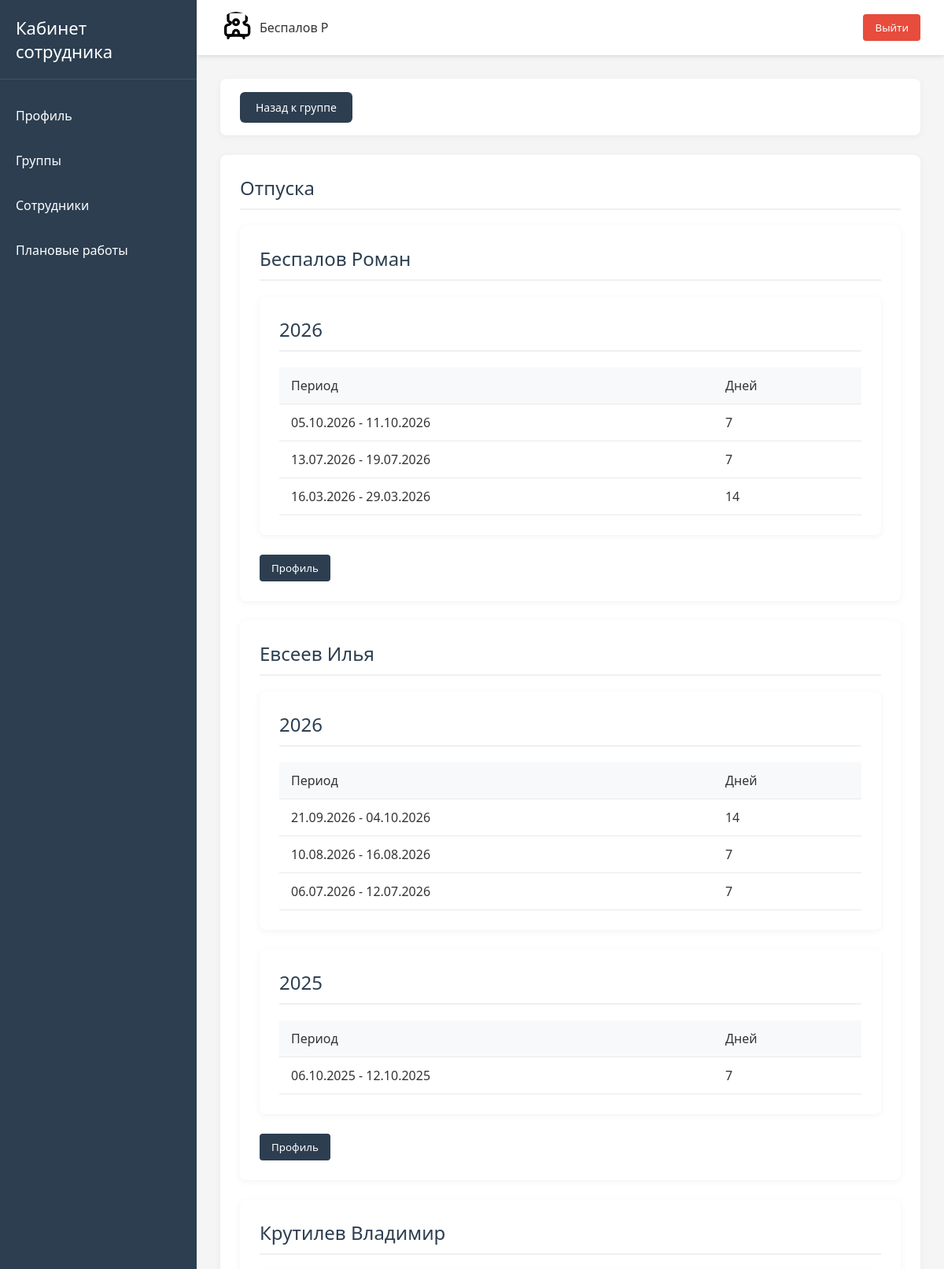
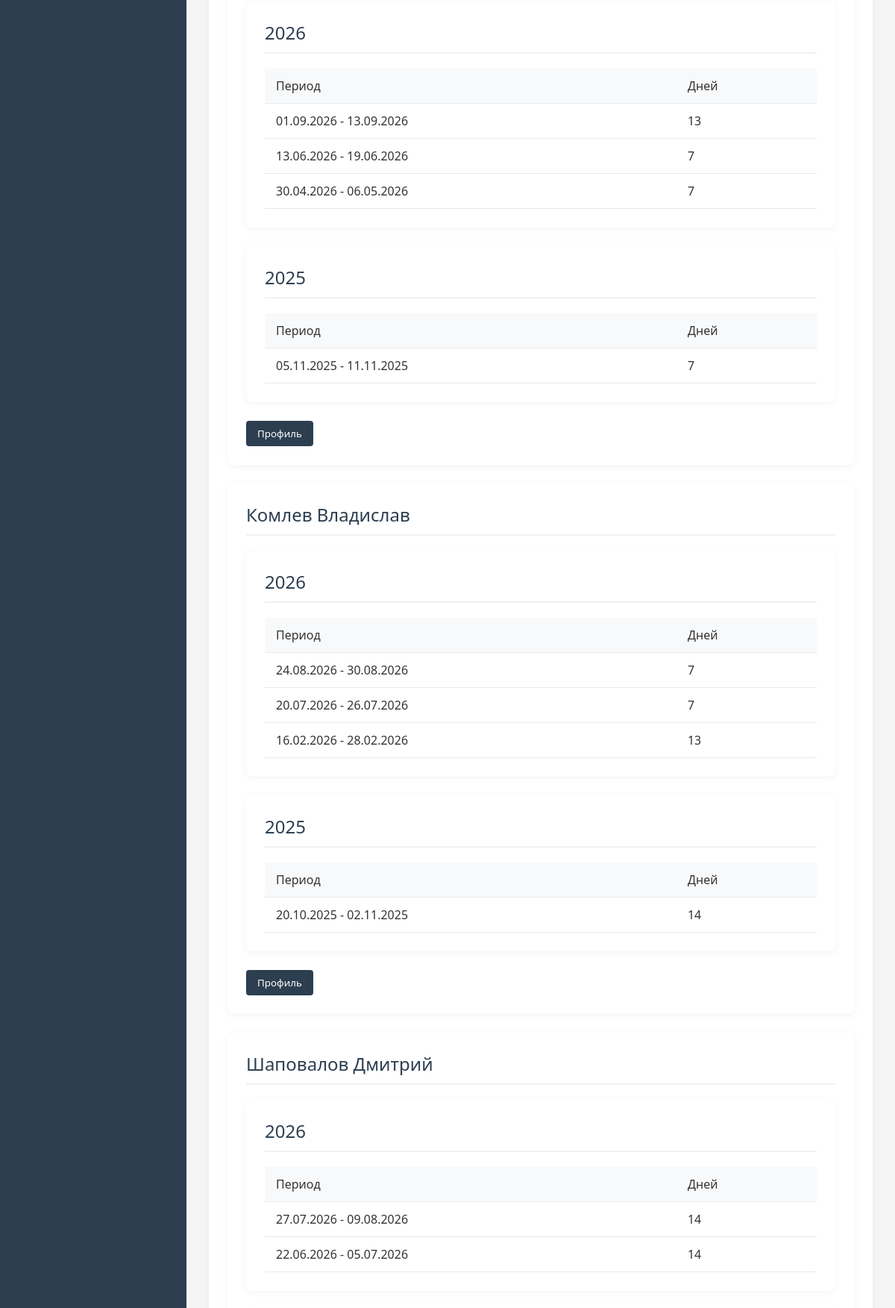
The page /lk/holidays/group/1/ (signed in, upper part) on the database its author committed (2 pictures, top to bottom).
### users/models.py (models this page shows, shortened)
class User(AbstractUser):
    email = models.EmailField("Email", unique=True)
    job_title = models.CharField("Должность", max_length=100)
    personnel_number = models.CharField(
        "Табельный номер",
        max_length=20,
        unique=True
    )
    group_job = models.ManyToManyField(
        "GroupJob",
        verbose_name="Группа сотрудника",
        related_name="users"
    )
    is_main = models.BooleanField("Босс этой качалки", default=False)
    USERNAME_FIELD = "username"
    REQUIRED_FIELDS = []
    objects = CustomUserManager()
    def __str__(self):
        return f"{self.last_name} {self.first_name}"

### lk/models.py (models this page shows, shortened)
class Holiday(models.Model):
    employee = models.ForeignKey(
        User,
        on_delete=models.SET_NULL,
        null=True,
        verbose_name="Сотрудник",
        related_name="holidays"
    )
    date = models.DateField(
        "Дата",
        null=True,
        blank=True
    )
    type = models.CharField(
        "Тип отпуска",
        max_length=50,
        choices=CHOICES_TYPE_HOLIDAY,
        null=True,
        blank=True
    )
    status = models.CharField(
        "Статус",
        max_length=15,
        choices=CHOICES_STATUS_HOLIDAY,
        null=True,
        blank=True
    )
    updated_at = models.DateTimeField("Дата обновления", auto_now_add=True)
    class Meta:
        verbose_name = "Отпуск"
        verbose_name_plural = "Отпуска"
        ordering = ("date",)
        constraints = [
            models.UniqueConstraint(
                fields=["date", "employee"],
                name='unique_holidays'
            )
        ]

### lk/views.py (the view)
@login_required
def holidays_employees_in_group(request, id):
    employees = User.objects.filter(group_job=id)
    result = []
    for employee in employees:
        result.append(
            {
                "employee": employee,
                "holidays": get_holidays_first_and_last_date(
                    employee, all=True
                )
            }
        )
    return render(
        request,
        "groups/groups_holidays.html",
        context={"holidays": result}
    )

### templates/groups/groups_holidays.html
{% extends "base.html" %}
{% load static %}
{% block content %}
<div class="section">
    <a href="{% url 'users:groups_detail' request.resolver_match.kwargs.id %}" class="compact-btn">Назад к группе</a>
</div>
<div class="section">
    <h2 >Отпуска</h2>
    {% regroup holidays by employee as employee_list %}
    {% for holiday in employee_list %}
    <div class="section">
        <h2>{{ holiday.grouper }}</h2>
            {% for period in holiday.list %}
            {% regroup period.holidays by year as year_list %}
            {% for dates in year_list %}
            <div class="section">
                <h2>{{ dates.grouper }}</h2>
                <table class="schedule-table">
                    <thead>
                        <tr>
                            <th>Период</th>
                            <th>Дней</th>
                        </tr>
                    </thead>
                    <tbody>
                        {% for date in dates.list %}
                        <tr>
                            <td>{{ date.first_day|date:"d.m.Y" }} - {{ date.last_day|date:"d.m.Y" }}</td>
                            <td>{{ date.count }}</td>
                        </tr>
                        {% endfor %}
                    </tbody>
                </table>
            </div>
            {% endfor %}
        <div class="employee-actions">
            <a href="{% url 'users:profile' period.employee.username %}">
                <button class="profile-btn">Профиль</button>
            </a>
        </div>
        {% endfor %}
    </div>
    {% endfor %}
</div>
{% endblock %}

### templates/header.html (shortened to what this page needs)
<header class="header">
    <div class="user-info">
        <img alt="User">
        <span>{{ user.last_name }} {{ user.first_name|slice:":1" }}</span>
    </div>
    <form action="{% url 'users:logout' %}" method="post" class="logout-form">
        <button class="logout-btn">Выйти</button>
    </form>
</header>

### static/css/main.css (style rules this page uses)
* { margin: 0; padding: 0; box-sizing: border-box; font-family: 'Segoe UI', Tahoma, Geneva, Verdana, sans-serif; }
body { display: flex; min-height: 100vh; background-color: #f5f5f5; color: #333; }
table { width: 100%; border-collapse: collapse; margin-top: 10px; }
table th, table td { padding: 12px 15px; text-align: left; border-bottom: 1px solid #eaeaea; }
table th { background-color: #f8f9fa; font-weight: 500; }
.section { background-color: white; border-radius: 8px; padding: 20px; margin-bottom: 20px; box-shadow: 0 2px 10px rgba(0, 0, 0, 0.05); }
.section h2 { margin-bottom: 15px; color: #2c3e50; font-weight: 500; }

### static/css/header.css (style rules this page uses)
.header { background-color: white; padding: 15px 30px; display: flex; justify-content: space-between; align-items: center; box-shadow: 0 2px 5px rgba(0, 0, 0, 0.1); }
.user-info { display: flex; align-items: center; }
.user-info img { width: 40px; height: 40px; border-radius: 50%; margin-right: 10px; object-fit: cover; }
.logout-btn { background-color: #e74c3c; color: white; border: none; padding: 8px 15px; border-radius: 4px; cursor: pointer; transition: background-color 0.3s; }

### static/css/groups_detail.css (style rules this page uses)
.employee-actions { margin-left: auto; }
.profile-btn { background-color: #2c3e50; color: white; border: none; padding: 8px 15px; border-radius: 4px; cursor: pointer; transition: background-color 0.3s; }

### static/css/profile.css (style rules this page uses)
.section { background-color: white; border-radius: 8px; padding: 25px; margin-bottom: 25px; box-shadow: 0 2px 10px rgba(0, 0, 0, 0.05); }
.section h2 { margin-bottom: 20px; color: #2c3e50; font-weight: 500; padding-bottom: 10px; border-bottom: 2px solid #f0f0f0; }
.schedule-table { width: 100%; border-collapse: collapse; margin-top: 10px; }
.schedule-table th, .schedule-table td { padding: 12px 15px; text-align: left; border-bottom: 1px solid #eaeaea; }
.schedule-table th { background-color: #f8f9fa; font-weight: 500; }
.compact-btn { padding: 10px 20px; background-color: #2c3e50; color: white; border: none; border-radius: 6px; font-size: 14px; font-weight: 500; cursor: pointer; transition: all 0.3s ease; font-family: inherit; text-decoration: none; white-space: nowrap; }

### rows shown on the page
User: last_name "Беспалов", first_name "Р", grouper "Беспалов Роман", grouper "2026", count "7" "7" "14"
Holiday: first_day "05.10.2026"
Holiday: last_day "11.10.2026"
Holiday: first_day "13.07.2026"
Holiday: last_day "19.07.2026"
Holiday: first_day "16.03.2026"
Holiday: last_day "29.03.2026"
User: grouper "Евсеев Илья", grouper "2026" "2025", count "14" "7" "7" "7"
Holiday: first_day "21.09.2026"
Holiday: last_day "04.10.2026"
Holiday: first_day "10.08.2026"
Holiday: last_day "16.08.2026"
Holiday: first_day "06.07.2026"
Holiday: last_day "12.07.2026"
Holiday: first_day "06.10.2025"
Holiday: last_day "12.10.2025"
User: grouper "Крутилев Владимир", grouper "2026" "2025", count "13" "7" "7" "7"
Holiday: first_day "01.09.2026"
Holiday: last_day "13.09.2026"
Holiday: first_day "13.06.2026"
Holiday: last_day "19.06.2026"
Holiday: first_day "30.04.2026"
Holiday: last_day "06.05.2026"
Holiday: first_day "05.11.2025"
Holiday: last_day "11.11.2025"
User: grouper "Комлев Владислав", grouper "2026" "2025", count "7" "7" "13" "14"
Holiday: first_day "24.08.2026"
Holiday: last_day "30.08.2026"
Holiday: first_day "20.07.2026"
Holiday: last_day "26.07.2026"
Holiday: first_day "16.02.2026"
Holiday: last_day "28.02.2026"
Holiday: first_day "20.10.2025"
Holiday: last_day "02.11.2025"
User: grouper "Шаповалов Дмитрий", grouper "2026", count "14" "14"
Holiday: first_day "27.07.2026"
Holiday: last_day "09.08.2026"
Holiday: first_day "22.06.2026"
Holiday: last_day "05.07.2026"
